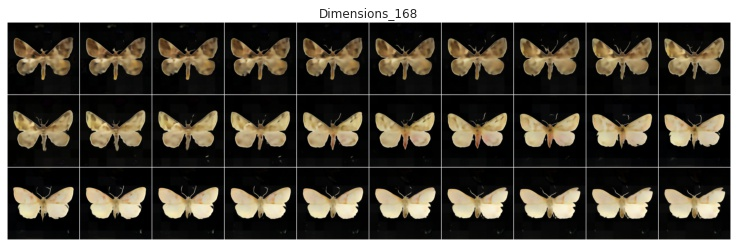
#> input picture Moth_thermal/vsc/imgs_jupyter/Dimensions_168.jpg, 737 x 247 px
$ python -i postprocessing.py   (imports and definitions only)   (older library calls are emulated)
#> lines starting #> are read from the running program, lines starting #| are printed output that depends on the picture; after the words box and inside, x2 and y2 are one past the last pixel; in counts of white or black regions, pixels touching at a corner belong together
#> further down, picture is the input picture: shape (247, 737, 3); mean B, G, R 66.6, 75.7, 80.3
import numpy as np
import pydensecrf.densecrf as dcrf
from pydensecrf.utils import unary_from_labels, create_pairwise_bilateral, create_pairwise_gaussian
import cv2

from skimage.color import gray2rgb

"""
Function which returns the labelled image after applying CRF

Usage:
img = skimage.transform.resize(img,output_shape=(256,256),order=1,preserve_range=False)
img = (img*255).astype(np.uint8)

mask = io.imread(mask_filename)
output = crf(img, mask, output_filname)

img = io.imread(image_filename)

"""

# [62 lines left out: function crf, not called in this run]


def find_cntr_condition(cv2_img, condition=0):
    '''input: cv2_img = cv2.imread(img_path), [0,255]'''
#> called with condition = 0
    ''' condition: area no larger than condition (to deal with black frame)'''
    '''output: mask [255,255,3]; [0,255]'''
    b,g,r = cv2.split(cv2_img)
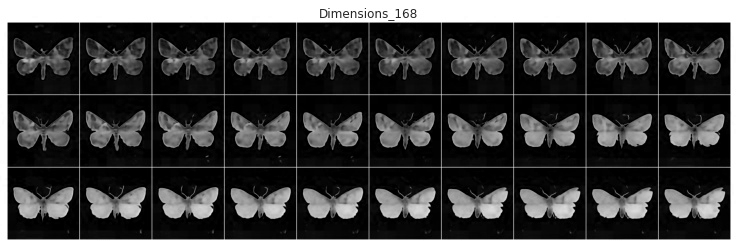
#> b: shape (247, 737); min 0, max 255, mean 66.6
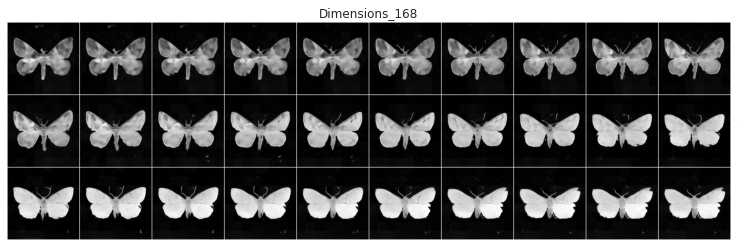
#> r: shape (247, 737); min 0, max 255, mean 80.3
    img = cv2.merge([r,g,b])
    gray = cv2.cvtColor(img, cv2.COLOR_BGR2GRAY)
    _,th2 = cv2.threshold(gray,10,1,cv2.THRESH_BINARY)
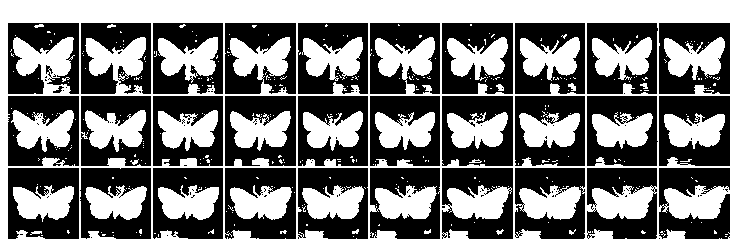
#> th2: shape (247, 737); values 0 (black) and 1 (white), 47.1% white; 356 white regions (321 under 20 px)

    try:
        im2, contours, hierarchy = cv2.findContours(th2,cv2.RETR_EXTERNAL, cv2.CHAIN_APPROX_NONE)  # opencv4.x
#> contours = 1 contour; box (x1, y1, x2, y2) and area: (0, 0, 737, 247) 181056
    except:
        contours, hierarchy = cv2.findContours(th2,cv2.RETR_EXTERNAL, cv2.CHAIN_APPROX_NONE)       # opencv3.x

    areas = [cv2.contourArea(contour) for contour in contours]
#> areas = [181056]
    #print(areas)
    if max(areas) > condition: ### remove black frame, if higher than this value,it means it get the black frame
        print('in')
        img2 = np.zeros( img.shape )
        img2[15:-15,15:-15] = img[15:-15,15:-15] * 255
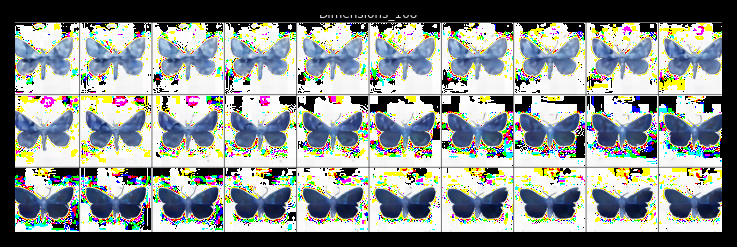
#> img2: shape (247, 737, 3) float64; mean R, G, B 137.7, 144.1, 141
        img2 = np.uint8(img2*255)
        gray = cv2.cvtColor(img2, cv2.COLOR_BGR2GRAY)
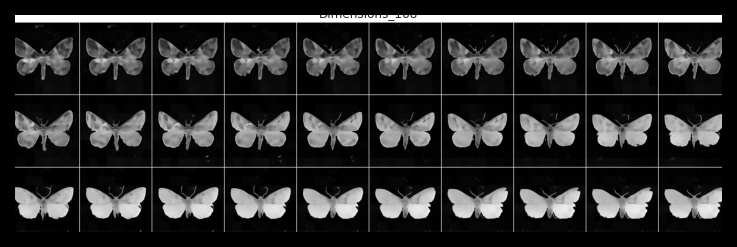
#> gray: shape (247, 737); min 0, max 255, mean 45.3
        _,th2 = cv2.threshold(gray,10,1,cv2.THRESH_BINARY)
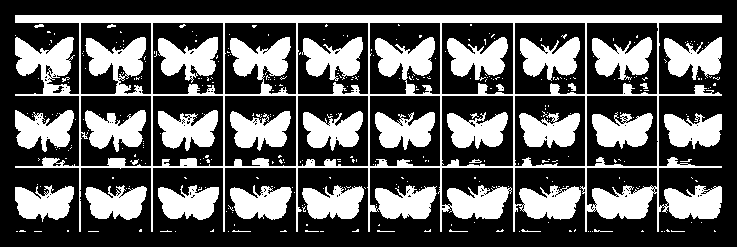
#> th2: shape (247, 737); values 0 (black) and 1 (white), 34.8% white; 356 white regions (321 under 20 px)
        im2, contours, hierarchy = cv2.findContours(th2,cv2.RETR_EXTERNAL,cv2.CHAIN_APPROX_NONE)
#> contours = 141 contours, 132 with area under 20; largest, box (x1, y1, x2, y2) and area: (15, 15, 722, 232) 101057, (15, 110, 74, 152) 1480, (664, 37, 722, 80) 1446, (230, 185, 292, 220) 1436, (302, 185, 364, 219) 1420
        areas = [cv2.contourArea(contour) for contour in contours]
#> areas = 141 values, max 101057 at index 140, min 0 at index 0, mean 797.7

    max_index = np.argmax(areas)
#> max_index = 140
    #plt.imshow(img)
    #plt.show()
    mask = np.zeros(img.shape, np.uint8)
    k = cv2.drawContours(mask, contours, max_index, (255,255,255),-1)
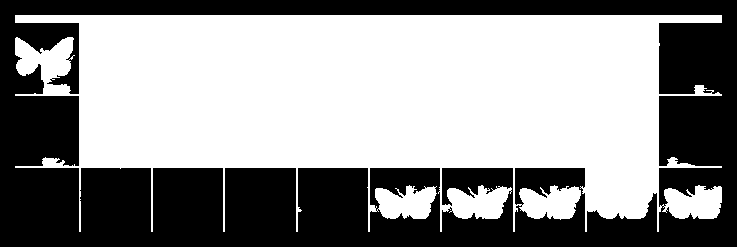
#> k: shape (247, 737, 3); 56.8% white; 1 black region, box (x1, y1, x2, y2) and area: (0, 0, 737, 247) 78673
    return k


# [13 lines left out: function find_cntr, not called in this run]

>>> import cv2
>>> picture = cv2.imread('../../../vsc/imgs_jupyter/Dimensions_168.jpg')
>>> result = find_cntr_condition(picture)

$ run again, on Moth_thermal/vsc/imgs_jupyter/PCA_Inversed_Features_3Axis.jpg
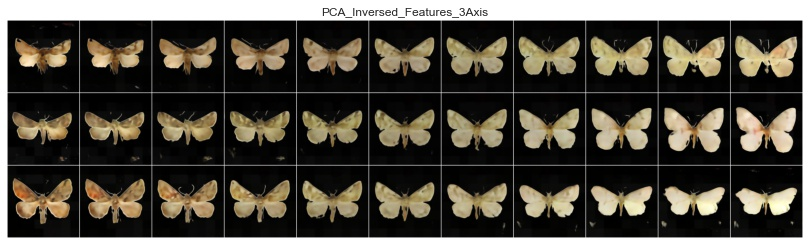
#> input picture Moth_thermal/vsc/imgs_jupyter/PCA_Inversed_Features_3Axis.jpg, 810 x 245 px
#> picture is the input picture: shape (245, 810, 3); mean B, G, R 65, 74.4, 78.8
#> in find_cntr_condition, `_,th2 = cv2.threshold(gray,10,1,cv2.THRESH_BINARY)`:
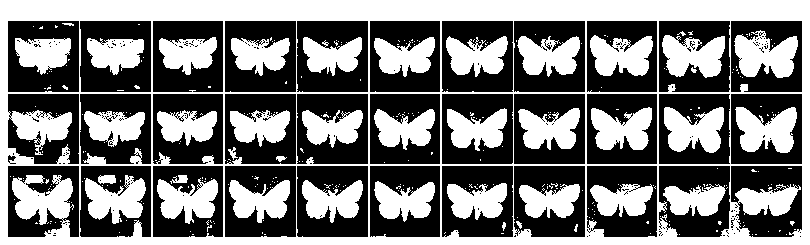
#> th2: shape (245, 810); values 0 (black) and 1 (white), 45.8% white; 312 white regions (273 under 20 px)
#> in find_cntr_condition, `im2, contours, hierarchy = cv2.findContours(th2,cv2.RETR_EXTERNAL, cv2..`: contours = 1 contour; box (x1, y1, x2, y2) and area: (0, 0, 810, 245) 197396
#> in find_cntr_condition, `areas = [cv2.contourArea(contour) for contour in contours]`: areas = [197396]
#> in find_cntr_condition, `im2, contours, hierarchy = cv2.findContours(th2,cv2.RETR_EXTERNAL,cv2...`: contours = 177 contours, 159 with area under 20; largest, box (x1, y1, x2, y2) and area: (15, 15, 795, 230) 100918, (734, 30, 795, 78) 1900, (15, 175, 74, 230) 1836, (735, 107, 795, 153) 1804, (85, 175, 146, 224) 1685
#> in find_cntr_condition, `areas = [cv2.contourArea(contour) for contour in contours]`: areas = 177 values, max 100918 at index 176, min 0 at index 0, mean 693.3
#> max_index = 176
#> in find_cntr_condition, `k = cv2.drawContours(mask, contours, max_index, (255,255,255),-1)`:
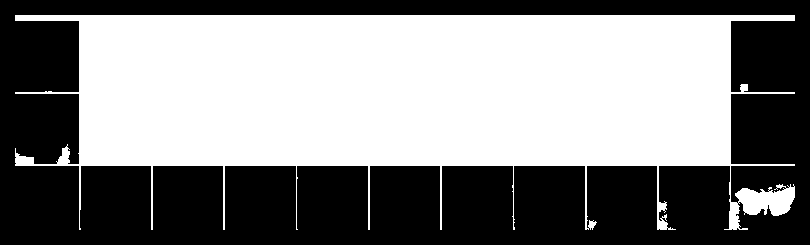
#> k: shape (245, 810, 3); 51.9% white; 1 black region, box (x1, y1, x2, y2) and area: (0, 0, 810, 245) 95478
